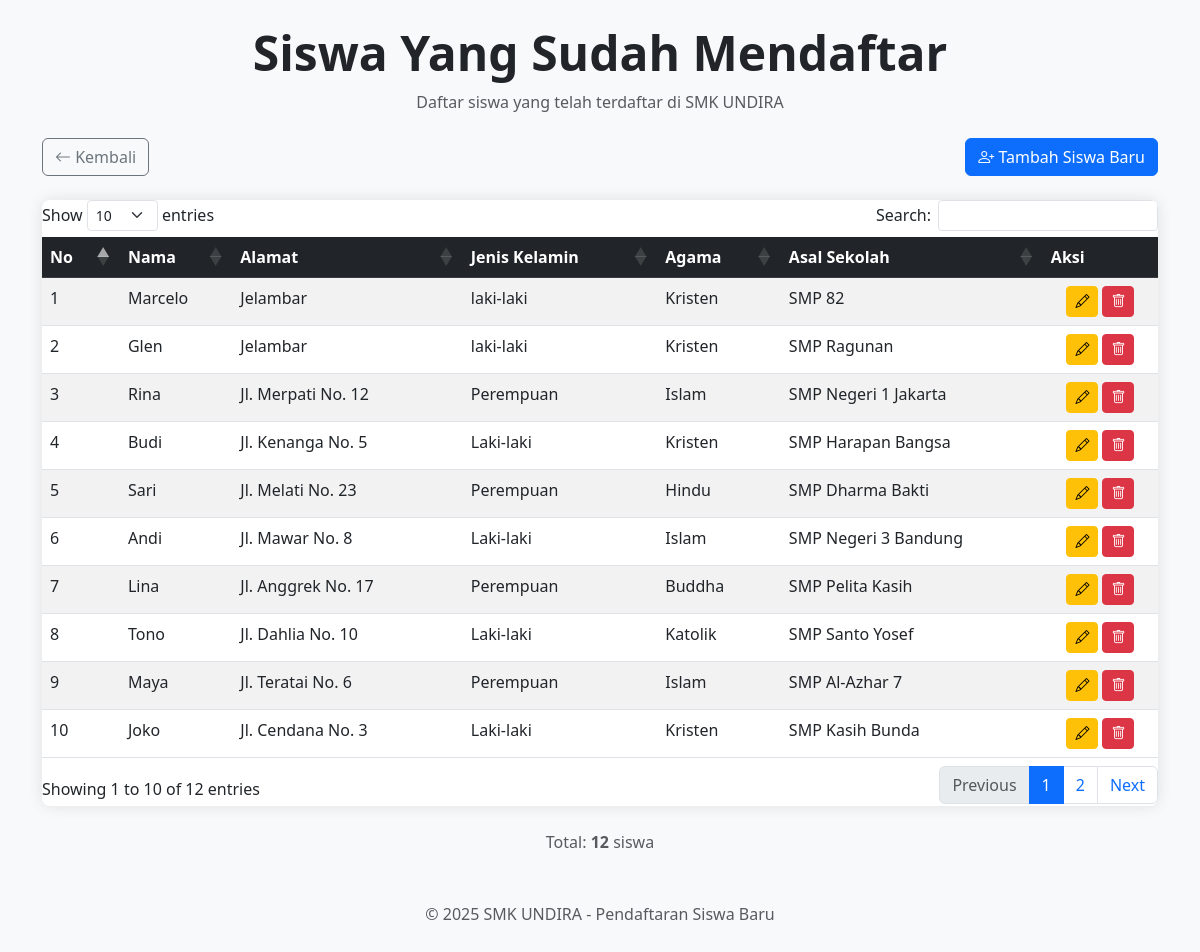
Page /list-siswa.php on the committed database.
### tables this page shows
CREATE TABLE `calon_siswa` (
  `id` int(11) NOT NULL,
  `nama` varchar(20) NOT NULL,
  `alamat` text NOT NULL,
  `jenis_kelamin` varchar(20) NOT NULL,
  `agama` varchar(50) NOT NULL,
  `sekolah_asal` varchar(100) NOT NULL
);

### list-siswa.php (the view, shortened to what this page needs)
<?php
include 'config.php';
?>
<!DOCTYPE html>
<html lang="en">
<head>
    <link href="https://cdn.jsdelivr.net/npm/bootstrap@5.3.0/dist/css/bootstrap.min.css" rel="stylesheet">
    <link rel="stylesheet" href="https://cdn.jsdelivr.net/npm/bootstrap-icons@1.11.0/font/bootstrap-icons.css">
    <link rel="stylesheet" href="https://cdn.datatables.net/1.13.6/css/dataTables.bootstrap5.min.css">
</head>
<body class="bg-light">
    <div class="container py-4">
        <header class="text-center mb-4">
            <h1 class="display-5 fw-bold">Siswa Yang Sudah Mendaftar</h1>
            <p class="text-muted">Daftar siswa yang telah terdaftar di SMK UNDIRA</p>
        </header>
        <div class="d-flex justify-content-between align-items-center mb-4">
            <a href="index.php" class="btn btn-outline-secondary">
                <i class="bi bi-arrow-left"></i> Kembali
            </a>
            <a href="form-daftar.php" class="btn btn-primary">
                <i class="bi bi-person-plus"></i> Tambah Siswa Baru
            </a>
        </div>
        <div class="table-container bg-white">
            <table id="dataSiswa" class="table table-striped table-hover mb-0">
                <thead class="table-dark">
                    <tr>
                        <th scope="col">No</th>
                        <th scope="col">Nama</th>
                        <th scope="col">Alamat</th>
                        <th scope="col">Jenis Kelamin</th>
                        <th scope="col">Agama</th>
                        <th scope="col">Asal Sekolah</th>
                        <th scope="col">Aksi</th>
                    </tr>
                </thead>
                <tbody>
                    <?php
                    $sql = "SELECT * FROM calon_siswa";
                    $query = mysqli_query($db, $sql);
                    $nomor = 1;
                    while ($siswa = mysqli_fetch_array($query)) {
                        echo "<tr>";
                        echo "<td>" . $nomor++ . "</td>";
                        echo "<td>" . $siswa['nama'] . "</td>";
                        echo "<td>" . $siswa['alamat'] . "</td>";
                        echo "<td>" . $siswa['jenis_kelamin'] . "</td>";
                        echo "<td>" . $siswa['agama'] . "</td>";
                        echo "<td>" . $siswa['sekolah_asal'] . "</td>";
                        echo "<td class='text-center'>";
                        echo "<a href='form-edit.php?id=" . $siswa['id'] . "' class='btn btn-sm btn-warning me-1'><i class='bi bi-pencil'></i></a>";
                        echo "<a href='hapus.php?id=" . $siswa['id'] . "' class='btn btn-sm btn-danger' onclick='return confirm(\"Yakin ingin menghapus data ini?\")'><i class='bi bi-trash'></i></a>";
                        echo "</td>";
                        echo "</tr>";
                    }
                    ?>
                </tbody>
            </table>
        </div>
        <div class="mt-4 text-center">
            <?php
            $count_query = "SELECT COUNT(*) as total FROM calon_siswa";
            $count_result = mysqli_query($db, $count_query);
            $count_data = mysqli_fetch_assoc($count_result);
            ?>
            <p class="text-muted">Total: <span class="fw-bold"><?php echo $count_data['total']; ?></span> siswa</p>
        </div>
        <footer class="mt-5 text-center text-muted">
            <p>&copy; 2025 SMK UNDIRA - Pendaftaran Siswa Baru</p>
        </footer>
    </div>
</body>
</html>

### list-siswa.php (style rules this page uses)
.table-container { border-radius: 8px; overflow: hidden; box-shadow: 0 0 15px rgba(0, 0, 0, 0.1); }

### rows in the picture
calon_siswa: nama "Marcelo", alamat "Jelambar", jenis_kelamin "laki-laki", agama "Kristen", sekolah_asal "SMP 82"
calon_siswa: nama "Glen", alamat "Jelambar", jenis_kelamin "laki-laki", agama "Kristen", sekolah_asal "SMP Ragunan"
calon_siswa: nama "Rina", alamat "Jl. Merpati No. 12", jenis_kelamin "Perempuan", agama "Islam", sekolah_asal "SMP Negeri 1 Jakarta"
calon_siswa: nama "Budi", alamat "Jl. Kenanga No. 5", jenis_kelamin "Laki-laki", agama "Kristen", sekolah_asal "SMP Harapan Bangsa"
calon_siswa: nama "Sari", alamat "Jl. Melati No. 23", jenis_kelamin "Perempuan", agama "Hindu", sekolah_asal "SMP Dharma Bakti"
calon_siswa: nama "Andi", alamat "Jl. Mawar No. 8", jenis_kelamin "Laki-laki", agama "Islam", sekolah_asal "SMP Negeri 3 Bandung"
calon_siswa: nama "Lina", alamat "Jl. Anggrek No. 17", jenis_kelamin "Perempuan", agama "Buddha", sekolah_asal "SMP Pelita Kasih"
calon_siswa: nama "Tono", alamat "Jl. Dahlia No. 10", jenis_kelamin "Laki-laki", agama "Katolik", sekolah_asal "SMP Santo Yosef"
calon_siswa: nama "Maya", alamat "Jl. Teratai No. 6", jenis_kelamin "Perempuan", agama "Islam", sekolah_asal "SMP Al-Azhar 7"
calon_siswa: nama "Joko", alamat "Jl. Cendana No. 3", jenis_kelamin "Laki-laki", agama "Kristen", sekolah_asal "SMP Kasih Bunda"

### other values in the picture
$count_data['total'] "12"
